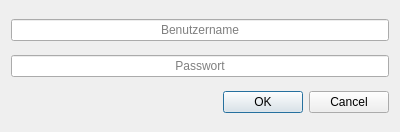
<?xml version="1.0" encoding="UTF-8"?>
<ui version="4.0">
 <class>authentification</class>
 <widget class="QDialog" name="authentification">
  <property name="geometry">
   <rect>
    <x>0</x>
    <y>0</y>
    <width>400</width>
    <height>132</height>
   </rect>
  </property>
  <property name="windowTitle">
   <string>Authentifizierung Erforderlich:</string>
  </property>
  <property name="windowIcon">
   <iconset resource="res.qrc">
    <normaloff>:/tbicons/img/icon.png</normaloff>:/tbicons/img/icon.png</iconset>
  </property>
  <layout class="QVBoxLayout" name="verticalLayout">
   <item>
    <widget class="QLineEdit" name="lineEdit">
     <property name="alignment">
      <set>Qt::AlignCenter</set>
     </property>
     <property name="placeholderText">
      <string>Benutzername</string>
     </property>
    </widget>
   </item>
   <item>
    <widget class="QLineEdit" name="lineEdit_2">
     <property name="alignment">
      <set>Qt::AlignCenter</set>
     </property>
     <property name="placeholderText">
      <string>Passwort</string>
     </property>
    </widget>
   </item>
   <item>
    <widget class="QDialogButtonBox" name="buttonBox">
     <property name="orientation">
      <enum>Qt::Horizontal</enum>
     </property>
     <property name="standardButtons">
      <set>QDialogButtonBox::Cancel|QDialogButtonBox::Ok</set>
     </property>
    </widget>
   </item>
  </layout>
 </widget>
 <resources>
  <include location="res.qrc"/>
 </resources>
 <connections>
  <connection>
   <sender>buttonBox</sender>
   <signal>accepted()</signal>
   <receiver>authentification</receiver>
   <slot>accept()</slot>
   <hints>
    <hint type="sourcelabel">
     <x>248</x>
     <y>254</y>
    </hint>
    <hint type="destinationlabel">
     <x>157</x>
     <y>274</y>
    </hint>
   </hints>
  </connection>
  <connection>
   <sender>buttonBox</sender>
   <signal>rejected()</signal>
   <receiver>authentification</receiver>
   <slot>reject()</slot>
   <hints>
    <hint type="sourcelabel">
     <x>316</x>
     <y>260</y>
    </hint>
    <hint type="destinationlabel">
     <x>286</x>
     <y>274</y>
    </hint>
   </hints>
  </connection>
 </connections>
</ui>
